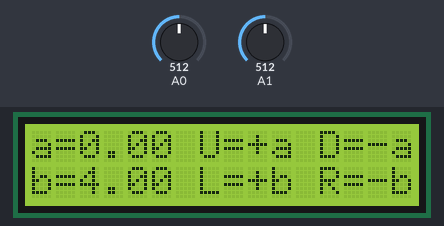
Simulated run of this sketch. Board: Arduino Uno, built with avr-gcc and run on an emulated ATmega328P. Parts: 16×2 character LCD. Inputs (shaded band) come from the test bench; at power-on: A1 = 512, A0 = 512. What the sketch prints to the serial monitor is not drawn.

Above: at 1.2 s.
1.3 s: A1 set to 318
2.8 s: A1 set to 289
At 3.9 s:
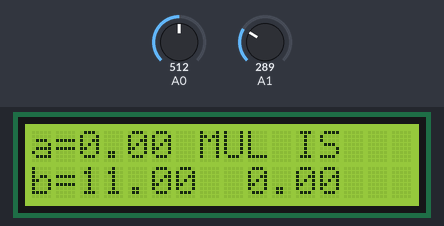
5.8 s: A0 set to 660
At 7.6 s:
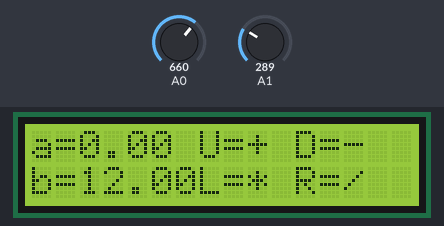
8.8 s: A0 set to 634
At 10.94 s:
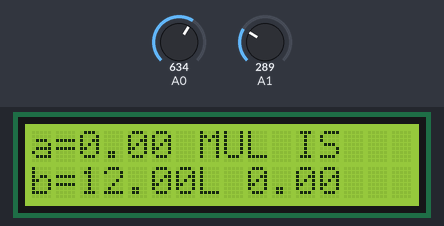
11.8 s: A0 set to 440
At 13.7 s:
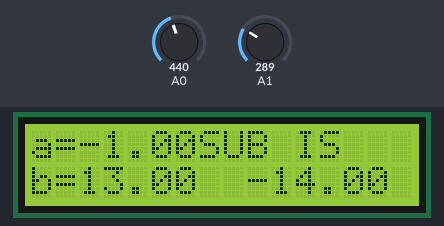
14.8 s: A1 set to 306
At 15.72 s:
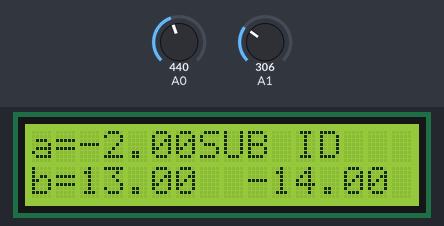

Measured:
- the behaviour switches between 301 and 300 on A1 (found by bisection; images 0 and 1)
- the behaviour switches between 650 and 649 on A0 (found by bisection; images 2 and 3)
- after the input at 2.8 s, the display: changes after 0.06 s (image 1)
- after the input at 5.8 s, the display: changes after 1.3 s (image 2)
- after the input at 8.8 s, the display: first changes at once (image 3 shows a later state)
- after the input at 11.8 s, the display: first changes after 1.3 s (image 4 shows a later state)
- what the display in image 1 shows lasts 2.0 s, from 2.9 s to 4.9 s

The sketch:

calculator.ino
```cpp
//Sample using LiquidCrystal library
#include <LiquidCrystal.h>

/*******************************************************

This program will test the LCD panel and the buttons
Mark Bramwell, July 2010

********************************************************/

// select the pins used on the LCD panel
LiquidCrystal lcd(8, 9, 4, 5, 6, 7);

// define some values used by the panel and buttons
int lcd_key     = 0;
int adc_key_in  = 0;
#define btnRIGHT  0
#define btnUP     1
#define btnDOWN   2
#define btnLEFT   3
#define btnSELECT 4
#define btnNONE   5

// read the buttons
int read_LCD_buttons()
{
  adc_key_in = analogRead(0);      // read the value from the sensor
  // my buttons when read are centered at these valies: 0, 144, 329, 504, 741
  // we add approx 50 to those values and check to see if we are close
  if (adc_key_in > 1000) return btnNONE; // We make this the 1st option for speed reasons since it will be the most likely result
  // For V1.1 us this threshold
  if (adc_key_in < 50)   return btnRIGHT;
  if (adc_key_in < 250)  return btnUP;
  if (adc_key_in < 450)  return btnDOWN;
  if (adc_key_in < 650)  return btnLEFT;
  if (adc_key_in < 850)  return btnSELECT;

  // For V1.0 comment the other threshold and use the one below:
  /*
   if (adc_key_in < 50)   return btnRIGHT;
   if (adc_key_in < 195)  return btnUP;
   if (adc_key_in < 380)  return btnDOWN;
   if (adc_key_in < 555)  return btnLEFT;
   if (adc_key_in < 790)  return btnSELECT;
  */


  return btnNONE;  // when all others fail, return this...
}
float a = 0;
float b = 0;

void setup()
{
  lcd.begin(16, 2);              // start the library
  lcd.setCursor(0, 0);
  lcd.print("a="); // print a simple message
  lcd.setCursor(2, 0);
  lcd.print(a);
  lcd.setCursor(0, 1);
  lcd.print("b="); // print a simple message
  lcd.setCursor(2, 1);
  lcd.print(b);
  lcd.setCursor(7, 0);
  lcd.print("U=+a D=-a");
  lcd.setCursor(7, 1);
  lcd.print("L=+b R=-b");
  Serial.begin(9600);
}

void loop()
{
  // move to the begining of the second line
  lcd_key = read_LCD_buttons();  // read the buttons

  switch (lcd_key)               // depending on which button was pushed, we perform an action
  {
    case btnRIGHT:
      {
        lcd.setCursor(12, 1);
        lcd.print("R");
        b--;
        delay(250);
        lcd.setCursor(3, 1);
        lcd.print(" ");
        break;
      }
    case btnLEFT:
      {
        lcd.setCursor(7, 1);
        lcd.print("L");
        b++;
        delay(250);
        lcd.setCursor(3, 1);
        lcd.print(" ");
        break;
      }
    case btnUP:
      {
        lcd.setCursor(7, 0);
        lcd.print("U");
        a++;
        delay(250);
        lcd.setCursor(3, 0);
        lcd.print(" ");
        break;
      }
    case btnDOWN:
      {
        lcd.setCursor(12, 0);
        lcd.print("D");
        a--;
        delay(250);
        lcd.setCursor(3, 0);
        lcd.print(" ");
        break;
      }
    case btnSELECT:
      {
        lcd.print("SELECT");
        break;
      }
    case btnNONE:
      {
        break;
      }
  }
  lcd.setCursor(2, 0);
  lcd.print(a);
  lcd.setCursor(2, 1);
  lcd.print(b);
  int a = analogRead(A1);
  Serial.println(a);
  if (a <= 300)
    maths();

}
void maths()
{
  lcd.clear();
  lcd.setCursor(0, 0);
  lcd.print("a="); // print a simple message
  lcd.setCursor(2, 0);
  lcd.print(a);
  lcd.setCursor(0, 1);
  lcd.print("b="); // print a simple message
  lcd.setCursor(2, 1);
  lcd.print(b);
  lcd.setCursor(7, 0);
  lcd.print("U=+ D=-");
  lcd.setCursor(7, 1);
  lcd.print("L=* R=/");
a: lcd_key = read_LCD_buttons();  // read the buttons

  switch (lcd_key)               // depending on which button was pushed, we perform an action
  {
    case btnRIGHT:
      {
        lcd.clear();
        lcd.setCursor(0, 0);
        lcd.print("a="); // print a simple message
        lcd.setCursor(2, 0);
        lcd.print(a);
        lcd.setCursor(0, 1);
        lcd.print("b="); // print a simple message
        lcd.setCursor(2, 1);
        lcd.print(b);
        lcd.setCursor(7, 0);
        lcd.print("DIV IS");
        lcd.setCursor(9, 1);
        lcd.print(a / b);
        delay(2000);
        break;
      }
    case btnLEFT:
      {
        lcd.clear();
        lcd.setCursor(0, 0);
        lcd.print("a="); // print a simple message
        lcd.setCursor(2, 0);
        lcd.print(a);
        lcd.setCursor(0, 1);
        lcd.print("b="); // print a simple message
        lcd.setCursor(2, 1);
        lcd.print(b);
        lcd.setCursor(7, 0);
        lcd.print("MUL IS");
        lcd.setCursor(9, 1);
        lcd.print(a * b);
        delay(2000);
        break;
      }
    case btnUP:
      {
        lcd.clear();
        lcd.setCursor(0, 0);
        lcd.print("a="); // print a simple message
        lcd.setCursor(2, 0);
        lcd.print(a);
        lcd.setCursor(0, 1);
        lcd.print("b="); // print a simple message
        lcd.setCursor(2, 1);
        lcd.print(b);
        lcd.setCursor(7, 0);
        lcd.print("ADD IS");
        lcd.setCursor(9, 1);
        lcd.print(a + b);
        delay(2000);
        break;
      }
    case btnDOWN:
      {
        lcd.clear();
        lcd.setCursor(0, 0);
        lcd.print("a="); // print a simple message
        lcd.setCursor(2, 0);
        lcd.print(a);
        lcd.setCursor(0, 1);
        lcd.print("b="); // print a simple message
        lcd.setCursor(2, 1);
        lcd.print(b);
        lcd.setCursor(7, 0);
        lcd.print("SUB IS");
        lcd.setCursor(9, 1);
        lcd.print(a - b);
        delay(2000);
        break;
      }
    case btnNONE:
      {
        goto a;
        break;
      }
  }

}
```
